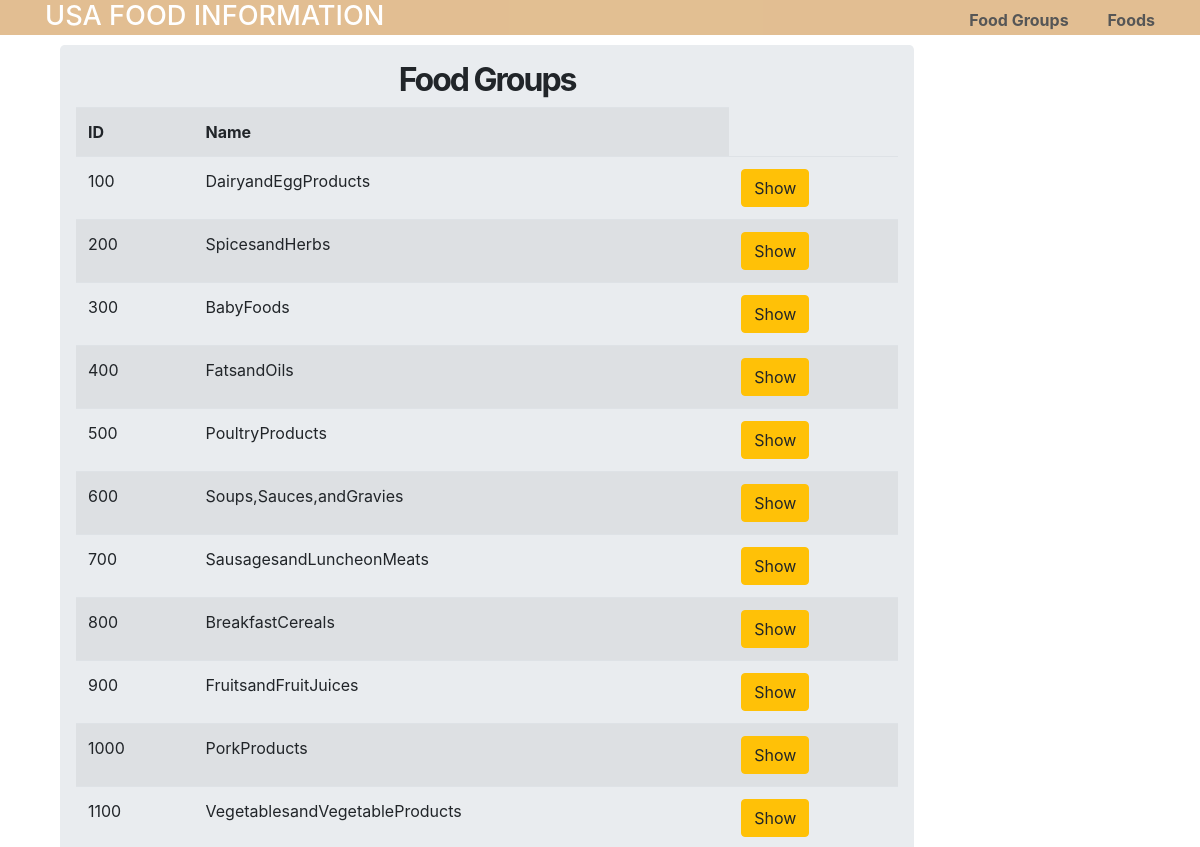
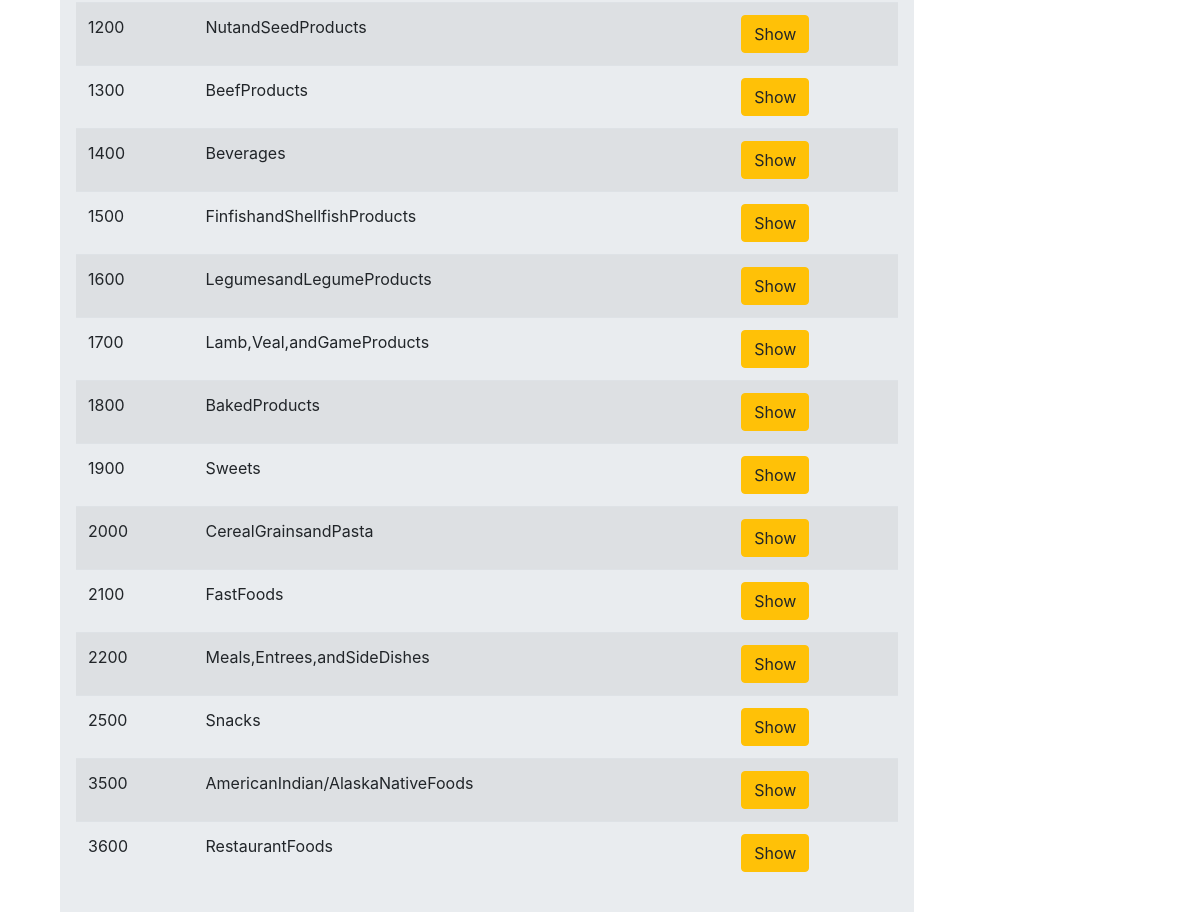
The page /home on the database its author committed (2 pictures, top to bottom).
### tables this page shows
CREATE TABLE food_group (
                                         id int PRIMARY KEY NOT NULL,
                                         name text NOT NULL,
                                         UNIQUE (id)
                                    );

### app.py (the view)
@app.route("/")
@app.route("/home")
def home():
    c = get_db().cursor()
    food_group = c.execute('SELECT * FROM food_group')
    return render_template("home.html", all_food_group=food_group)

### app.py (called while the page is built)
def get_db():
    db = getattr(g, '_database', None)
    if db is None:
        db = g._database = sqlite3.connect('usda.db')
    return db

@app.teardown_appcontext
def close_connection(exception):
    db = getattr(g, '_database', None)
    if db is not None:
        db.close()

### templates/home.html (shortened to what this page needs)
<!DOCTYPE html>
<html lang="en" dir="ltr">
   <head>
   </head>
   <body>
      {% extends "template.html" %}
      {% block content %}
      <div class="container">
          <div class="row">
              <div class="col md-12">
                  <div class="jumbotron p-3">
                  <h2> <b>Food Groups </b> </h2>
                     <table class="table table-hover table-striped">
                       <tr>
                           <th>ID</th>
                           <th>Name</th>
                       </tr>
                      {% for id, name in all_food_group %}
                       <tr>
                           <td>{{ id }}</td>
                           <td>{{ name }}</td>
                           <td>
                               <a href="/show/{{ id }}" class="btn btn-warning btn-xs">Show</a>
                           </td>
                        </tr>
                         {% endfor %}
                     </table>
                  </div>
              </div>
          </div>
      </div>
      {% endblock %}

### static/css/template.css (style rules this page uses)
body { margin: 0; padding: 0; font-family: "Helvetica Neue", Helvetica, Arial, sans-serif; color: #444; }
.container { width: 1200px; margin: 0 auto; }
h2 { font-size: 3em; margin-top: 40px; text-align: center; letter-spacing: -2px; }

### rows shown on the page
food_group: id "100", name "DairyandEggProducts"
food_group: id "200", name "SpicesandHerbs"
food_group: id "300", name "BabyFoods"
food_group: id "400", name "FatsandOils"
food_group: id "500", name "PoultryProducts"
food_group: id "600", name "Soups,Sauces,andGravies"
food_group: id "700", name "SausagesandLuncheonMeats"
food_group: id "800", name "BreakfastCereals"
food_group: id "900", name "FruitsandFruitJuices"
food_group: id "1000", name "PorkProducts"
food_group: id "1100", name "VegetablesandVegetableProducts"
food_group: id "1200", name "NutandSeedProducts"
food_group: id "1300", name "BeefProducts"
food_group: id "1400", name "Beverages"
food_group: id "1500", name "FinfishandShellfishProducts"
food_group: id "1600", name "LegumesandLegumeProducts"
food_group: id "1700", name "Lamb,Veal,andGameProducts"
food_group: id "1800", name "BakedProducts"
food_group: id "1900", name "Sweets"
food_group: id "2000", name "CerealGrainsandPasta"
food_group: id "2100", name "FastFoods"
food_group: id "2200", name "Meals,Entrees,andSideDishes"
food_group: id "2500", name "Snacks"
food_group: id "3500", name "AmericanIndian/AlaskaNativeFoods"
food_group: id "3600", name "RestaurantFoods"
